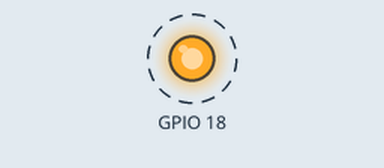
Simulated run of this program. Board: Raspberry Pi (BCM pin numbers). Shown: output pins drawn as LEDs (lit = HIGH). Dashed ring = blinking. At 3.0 s the program stops and its outputs stay as they are.

Above: at 0.2 s.
Timing chart, 0 to 3.0 s (numbered marks = the images above):
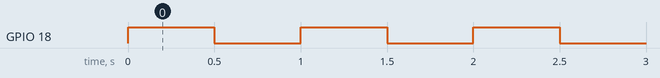

Measured:
- by itself, GPIO 18: alternates HIGH for 0.50 s and LOW for 0.50 s, 6 changes in all, then stays LOW

The program:

turn-on-led.py
```python
import RPi.GPIO as GPIO
import time
GPIO.setmode(GPIO.BCM)
GPIO.setwarnings(False)
GPIO.setup(18,GPIO.OUT)

for x in range(0,3):
    GPIO.output(18,GPIO.HIGH)
    time.sleep(0.5)
    GPIO.output(18,GPIO.LOW)
    time.sleep(0.5)
```
